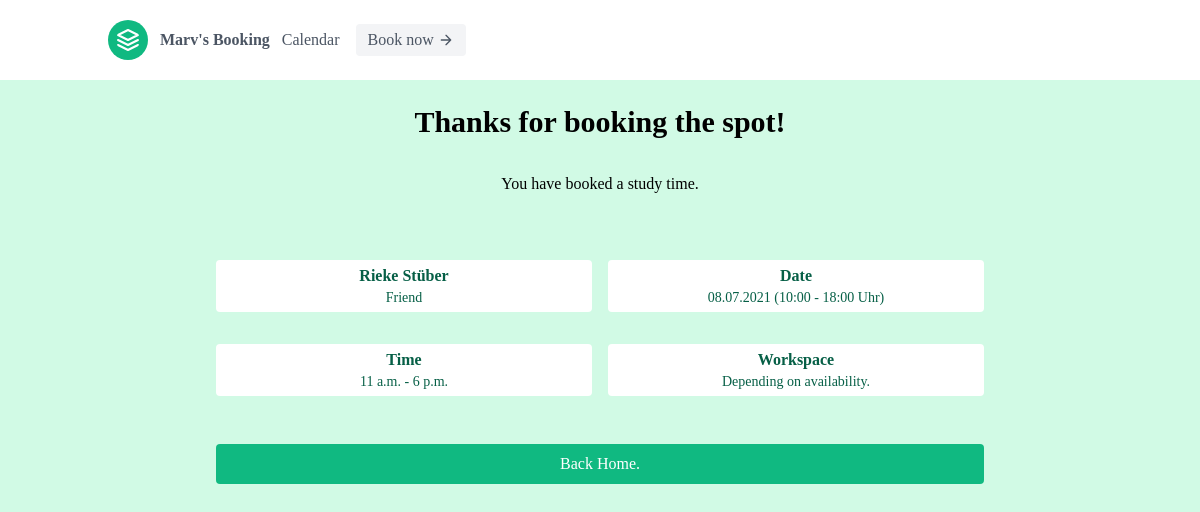
/28/book-overview/, run on the app's committed database.
### booking/models.py (models this page shows, shortened)
class Booking(models.Model):
    CONNECTION_CHOICES = [
        ('Friend', 'Friend'),
        ('Wife', 'Wife'),
        ('Roommate', 'Roommate'),
        ('Family', 'Family'),
        ('Stranger', 'Stranger')
    ]
    name = models.CharField(max_length=200)
    connection = models.CharField(
        max_length = 12,
        choices = CONNECTION_CHOICES,
        default = 'Friend',
        )
    date = models.ForeignKey(Timeslot, default=1, verbose_name="timeslot", on_delete=models.CASCADE)
    time_start = models.TimeField()
    time_end = models.TimeField()

class Timeslot(models.Model):
    date = models.DateField()
    time_start = models.TimeField()
    time_end = models.TimeField()
    av_seats = models.CharField(max_length=2, default=5)
    def __str__(self):
        d = datetime.datetime.strptime(str(self.date), '%Y-%m-%d')
        date = str(d.strftime('%d.%m.%Y'))
        t_s = self.time_start.strftime("%H:%M")
        t_e = self.time_end.strftime("%H:%M")
        return("{} ({} - {} Uhr)").format(date, t_s, t_e)

### booking/views.py (the view)
# urls.py: path('<int:booking_id>/book-overview/', views.bookingOverview, name='booking-overview'),
def bookingOverview(request, booking_id):
    booking = get_object_or_404(Booking, pk=booking_id)
    template_name = 'booking/book-overview.html'
    return render(request, template_name, {'booking': booking})

### booking/templates/booking/book-overview.html
{% extends 'booking/base.html' %}
{% block content %}
<div class="container mx-auto py-2 md:py-6 md:px-20 text-center">
    <h1 class=" text-2xl font-semibold sm:font-bold sm:text-3xl md:mb-4">Thanks for booking the spot!</h1>
    <p class="p-2 md:px-8 md:py-4 sm:text-center text-md font-light">You have booked a study time.</p>
    <div class="grid grid-cols-1 md:grid-cols-2 gap-y-4 gap-x-4 sm:gap-y-8 p-1 md:p-12">
        <div class="col-span-1 bg-white rounded text-green-800 p-1 grid grid-rows-1"><span class="text-md font-semibold">{{booking.name}}</span><span class="text-sm">{{booking.connection}}</span></div>
        <div class="col-span-1 bg-white rounded text-green-800 p-1 grid grid-rows-1"><span class="text-md font-semibold">Date</span><span class="text-sm">{{booking.date}}</span></div>
        <div class="col-span-1 bg-white rounded text-green-800 p-1 grid grid-rows-1"><span class="text-md font-semibold">Time</span><span class="text-sm">{{booking.time_start}} - {{booking.time_end}}</span></div>
        <div class="col-span-1 bg-white rounded text-green-800 p-1 grid grid-rows-1"><span class="text-md font-semibold">Workspace</span><span class="text-sm">Depending on availability.</span></div>
        <button class="col-span-1 md:col-span-2 mt-4 text-white bg-green-500 border-0 py-2 px-6 focus:outline-none hover:bg-green-600 rounded text-md"><a href="{% url 'booking:home' %}">Back Home.</a> </button>
    </div>
</div>
{% endblock %}

### data on the page
Booking: name "Rieke Stüber", connection "Friend", date "08.07.2021 (10:00 - 18:00 Uhr)", time_start "11 a.m.", time_end "6 p.m."
